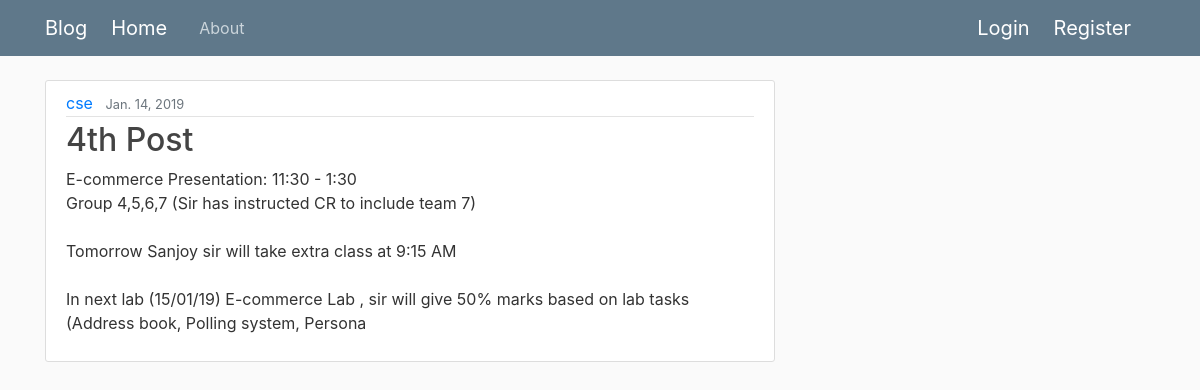
/post/5/, run on the app's committed database.
### blog/models.py (models this page shows, shortened)
class Post(models.Model):
    title = models.CharField(max_length=100)
    content = models.TextField()
    date_posted = models.DateField(default=timezone.now)
    author = models.ForeignKey(User, on_delete=models.CASCADE)

### blog/views.py (the view)
# urls.py: path('post/<int:pk>/',PostDetailView.as_view(),name='post-detail'),
class PostDetailView(DetailView):
    model = Post

### blog/templates/blog/post_detail.html (shortened to what this page needs)
{% extends "blog/base.html" %}
{% block content %}
      <article class="media content-section">
            <div class="media-body">
               <div class="article-metadata">
                  <a class="mr-2" href="#">{{ object.author }}</a>
                  <small class="text-muted">{{ object.date_posted }}</small>
              </div>
               <h2><a class="article-title" href="#">{{ object.title }}</a></h2>
               <p class="article-content">{{ object.content }}</p>
            </div>
     </article>
{% endblock content %}

### blog/static/blog/main.css (style rules this page uses)
body { background: #fafafa; color: #333333; margin-top: 5rem; }
h1, h2, h3, h4, h5, h6 { color: #444444; }
.content-section { background: #ffffff; padding: 10px 20px; border: 1px solid #dddddd; border-radius: 3px; margin-bottom: 20px; }
.article-title { color: #444444; }
.article-content { white-space: pre-line; }
.article-metadata { padding-bottom: 1px; margin-bottom: 4px; border-bottom: 1px solid #e3e3e3 }

### data on the page
Post: author "cse", date_posted "Jan. 14, 2019", title "4th Post", content "E-commerce Presentation: 11:30 - 1:30 Group 4,5,6,7 (Sir has instructed CR to include team 7) Tomorrow Sanjoy sir will take extra class at 9:15 AM In next lab (15/01/19) E-commerce Lab , sir will give 50% marks based on lab tasks (Address book, Polling system, Persona"
